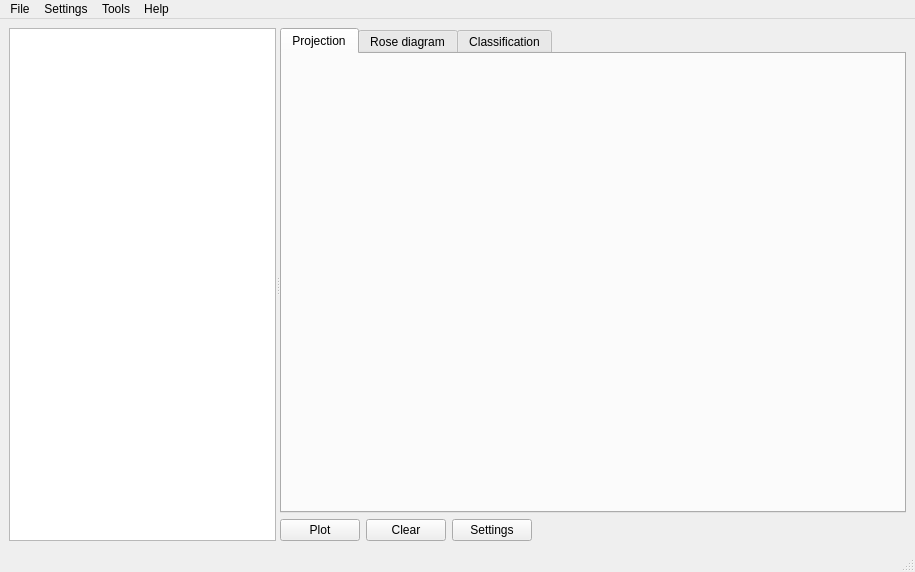
<?xml version="1.0" encoding="UTF-8"?>
<ui version="4.0">
 <class>MainWindow</class>
 <widget class="QMainWindow" name="MainWindow">
  <property name="geometry">
   <rect>
    <x>0</x>
    <y>0</y>
    <width>915</width>
    <height>572</height>
   </rect>
  </property>
  <property name="acceptDrops">
   <bool>false</bool>
  </property>
  <property name="windowTitle">
   <string>OpenStereo - Open-source, Multiplatform Stereonet Analysis</string>
  </property>
  <property name="locale">
   <locale language="English" country="UnitedStates"/>
  </property>
  <widget class="QWidget" name="centralwidget">
   <property name="acceptDrops">
    <bool>false</bool>
   </property>
   <layout class="QHBoxLayout" name="horizontalLayout_2">
    <item>
     <widget class="QSplitter" name="splitter">
      <property name="orientation">
       <enum>Qt::Horizontal</enum>
      </property>
      <widget class="QTreeWidget" name="treeWidget">
       <property name="sizePolicy">
        <sizepolicy hsizetype="MinimumExpanding" vsizetype="Expanding">
         <horstretch>0</horstretch>
         <verstretch>0</verstretch>
        </sizepolicy>
       </property>
       <property name="minimumSize">
        <size>
         <width>0</width>
         <height>0</height>
        </size>
       </property>
       <attribute name="headerVisible">
        <bool>false</bool>
       </attribute>
       <column>
        <property name="text">
         <string>1</string>
        </property>
       </column>
      </widget>
      <widget class="QWidget" name="verticalLayoutWidget">
       <layout class="QVBoxLayout" name="verticalLayout">
        <item>
         <widget class="QTabWidget" name="tabWidget">
          <property name="sizePolicy">
           <sizepolicy hsizetype="Expanding" vsizetype="Expanding">
            <horstretch>0</horstretch>
            <verstretch>0</verstretch>
           </sizepolicy>
          </property>
          <property name="minimumSize">
           <size>
            <width>600</width>
            <height>0</height>
           </size>
          </property>
          <property name="currentIndex">
           <number>0</number>
          </property>
          <widget class="QWidget" name="projectionTab">
           <attribute name="title">
            <string>Projection</string>
           </attribute>
          </widget>
          <widget class="QWidget" name="roseTab">
           <attribute name="title">
            <string>Rose diagram</string>
           </attribute>
          </widget>
          <widget class="QWidget" name="classificationTab">
           <attribute name="title">
            <string>Classification</string>
           </attribute>
          </widget>
         </widget>
        </item>
        <item>
         <layout class="QHBoxLayout" name="horizontalLayout">
          <item>
           <widget class="QPushButton" name="plotButton">
            <property name="text">
             <string>Plot</string>
            </property>
           </widget>
          </item>
          <item>
           <widget class="QPushButton" name="clearButton">
            <property name="text">
             <string>Clear</string>
            </property>
           </widget>
          </item>
          <item>
           <widget class="QPushButton" name="settingsButton">
            <property name="text">
             <string>Settings</string>
            </property>
           </widget>
          </item>
          <item>
           <spacer name="horizontalSpacer">
            <property name="orientation">
             <enum>Qt::Horizontal</enum>
            </property>
            <property name="sizeHint" stdset="0">
             <size>
              <width>40</width>
              <height>20</height>
             </size>
            </property>
           </spacer>
          </item>
         </layout>
        </item>
       </layout>
      </widget>
     </widget>
    </item>
   </layout>
  </widget>
  <widget class="QMenuBar" name="menubar">
   <property name="geometry">
    <rect>
     <x>0</x>
     <y>0</y>
     <width>915</width>
     <height>21</height>
    </rect>
   </property>
   <widget class="QMenu" name="menuFile">
    <property name="title">
     <string>File</string>
    </property>
    <addaction name="actionNew"/>
    <addaction name="actionOpen"/>
    <addaction name="separator"/>
    <addaction name="actionSave"/>
    <addaction name="actionSave_as"/>
    <addaction name="actionSave_as_Packed_Project"/>
    <addaction name="separator"/>
    <addaction name="actionImport_Plane_Data_DD"/>
    <addaction name="actionImport_Plane_Data_Dir"/>
    <addaction name="actionImport_Line_Data_Trend"/>
    <addaction name="actionImport_Small_Circle_Data"/>
    <addaction name="actionImport_Circular_Data_Trend"/>
    <addaction name="actionImport"/>
    <addaction name="separator"/>
    <addaction name="actionQuit"/>
   </widget>
   <widget class="QMenu" name="menuSettings">
    <property name="title">
     <string>Settings</string>
    </property>
    <addaction name="actionPlot_on_Apply"/>
    <addaction name="actionPlot_on_Accept"/>
    <addaction name="separator"/>
    <addaction name="actionSettings"/>
   </widget>
   <widget class="QMenu" name="menuTools">
    <property name="title">
     <string>Tools</string>
    </property>
    <addaction name="actionUnpack_Project_to"/>
    <addaction name="separator"/>
    <addaction name="actionMerge_Data"/>
    <addaction name="actionRotate_Data"/>
    <addaction name="separator"/>
    <addaction name="actionConvert_Shapefile_to_Azimuth_data"/>
    <addaction name="actionConvert_Mesh_to_Plane_Data"/>
   </widget>
   <widget class="QMenu" name="menuHelp">
    <property name="title">
     <string>Help</string>
    </property>
    <addaction name="actionAbout"/>
    <addaction name="actionSubmit_Issue"/>
   </widget>
   <addaction name="menuFile"/>
   <addaction name="menuSettings"/>
   <addaction name="menuTools"/>
   <addaction name="menuHelp"/>
  </widget>
  <widget class="QStatusBar" name="statusbar"/>
  <action name="actionNew">
   <property name="text">
    <string>New</string>
   </property>
  </action>
  <action name="actionOpen">
   <property name="text">
    <string>Open...</string>
   </property>
  </action>
  <action name="actionSave">
   <property name="text">
    <string>Save</string>
   </property>
  </action>
  <action name="actionSave_as">
   <property name="text">
    <string>Save as...</string>
   </property>
  </action>
  <action name="actionImport_Plane_Data_DD">
   <property name="text">
    <string>Import Plane Data (DD)</string>
   </property>
  </action>
  <action name="actionImport_Plane_Data_Dir">
   <property name="text">
    <string>Import Plane Data (Dir)</string>
   </property>
  </action>
  <action name="actionImport_Line_Data_Trend">
   <property name="text">
    <string>Import Line Data (Trend)</string>
   </property>
  </action>
  <action name="actionImport">
   <property name="text">
    <string>Import...</string>
   </property>
  </action>
  <action name="actionQuit">
   <property name="text">
    <string>Quit</string>
   </property>
  </action>
  <action name="actionSettings">
   <property name="text">
    <string>Project Settings</string>
   </property>
  </action>
  <action name="actionAbout">
   <property name="text">
    <string>About</string>
   </property>
  </action>
  <action name="actionEqual_Area">
   <property name="checkable">
    <bool>true</bool>
   </property>
   <property name="checked">
    <bool>true</bool>
   </property>
   <property name="text">
    <string>Equal Area</string>
   </property>
  </action>
  <action name="actionEqual_Angle">
   <property name="checkable">
    <bool>true</bool>
   </property>
   <property name="text">
    <string>Equal Angle</string>
   </property>
  </action>
  <action name="actionMerge_Data">
   <property name="text">
    <string>Merge Data</string>
   </property>
  </action>
  <action name="actionRotate_Data">
   <property name="text">
    <string>Rotate Data</string>
   </property>
  </action>
  <action name="actionSave_as_Packed_Project">
   <property name="text">
    <string>Save as Packed Project...</string>
   </property>
  </action>
  <action name="actionBla">
   <property name="text">
    <string>Reopen Last File</string>
   </property>
  </action>
  <action name="actionBlabla">
   <property name="text">
    <string>blabla</string>
   </property>
  </action>
  <action name="actionReopen_Last_File">
   <property name="text">
    <string>Reopen Last File</string>
   </property>
  </action>
  <action name="actionUnpack_Project_to">
   <property name="text">
    <string>Unpack Project to...</string>
   </property>
  </action>
  <action name="actionPlot_on_Apply">
   <property name="checkable">
    <bool>true</bool>
   </property>
   <property name="checked">
    <bool>true</bool>
   </property>
   <property name="text">
    <string>Plot on Apply</string>
   </property>
  </action>
  <action name="actionImport_Circular_Data_Trend">
   <property name="text">
    <string>Import Azimuth Data</string>
   </property>
  </action>
  <action name="actionImport_Fault_Data">
   <property name="text">
    <string>Import Fault Data</string>
   </property>
  </action>
  <action name="actionPlot_on_Accept">
   <property name="checkable">
    <bool>true</bool>
   </property>
   <property name="checked">
    <bool>true</bool>
   </property>
   <property name="text">
    <string>Plot on Accept</string>
   </property>
  </action>
  <action name="actionPreferences">
   <property name="text">
    <string>Preferences</string>
   </property>
  </action>
  <action name="actionImport_Small_Circle_Data">
   <property name="text">
    <string>Import Small Circle Data</string>
   </property>
  </action>
  <action name="actionConvert_Shapefile_to_Azimuth_data">
   <property name="text">
    <string>Convert Shapefile to Azimuth Data</string>
   </property>
  </action>
  <action name="actionConvert_Mesh_to_Plane_Data">
   <property name="text">
    <string>Convert Mesh to Plane Data</string>
   </property>
  </action>
  <action name="actionSubmit_Issue">
   <property name="text">
    <string>Submit Issue</string>
   </property>
  </action>
 </widget>
 <resources/>
 <connections>
  <connection>
   <sender>actionQuit</sender>
   <signal>triggered()</signal>
   <receiver>MainWindow</receiver>
   <slot>close()</slot>
   <hints>
    <hint type="sourcelabel">
     <x>-1</x>
     <y>-1</y>
    </hint>
    <hint type="destinationlabel">
     <x>440</x>
     <y>285</y>
    </hint>
   </hints>
  </connection>
 </connections>
</ui>
